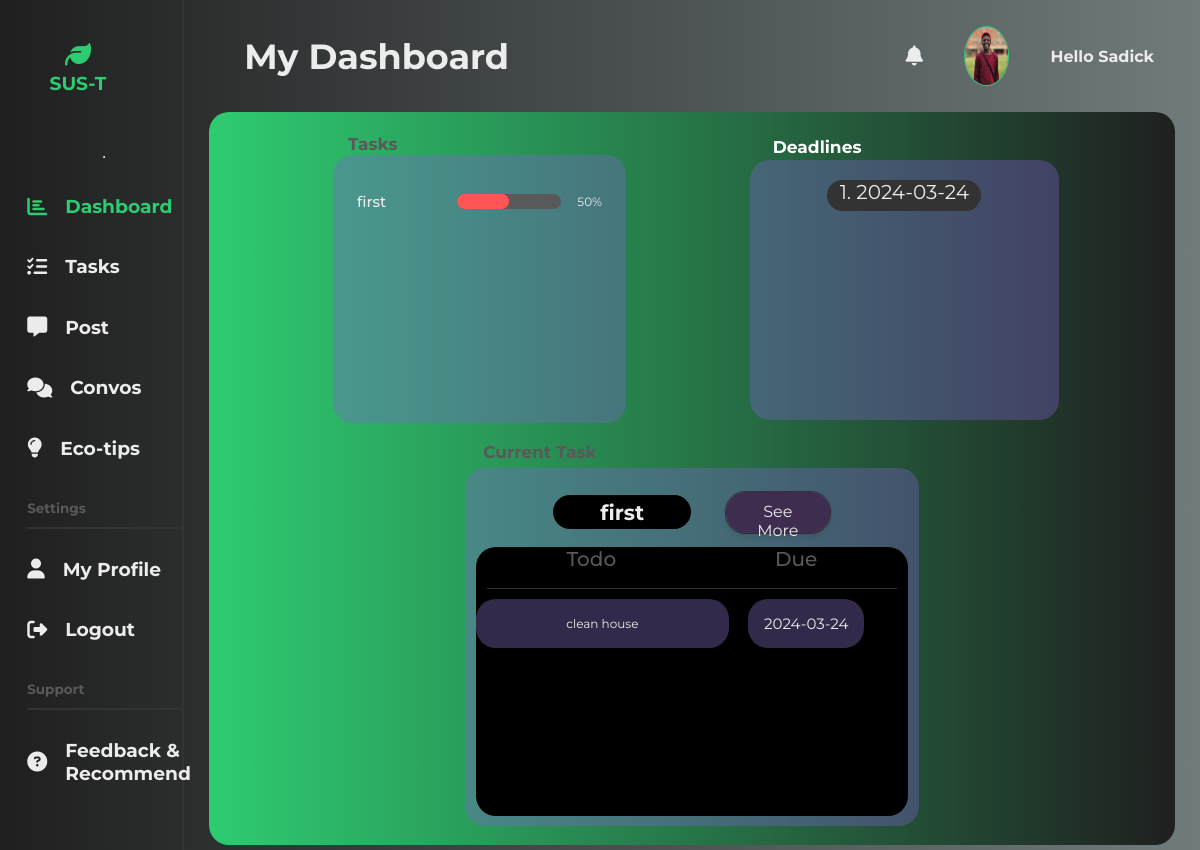
The page /dashboard (signed in) on the database as committed earlier.
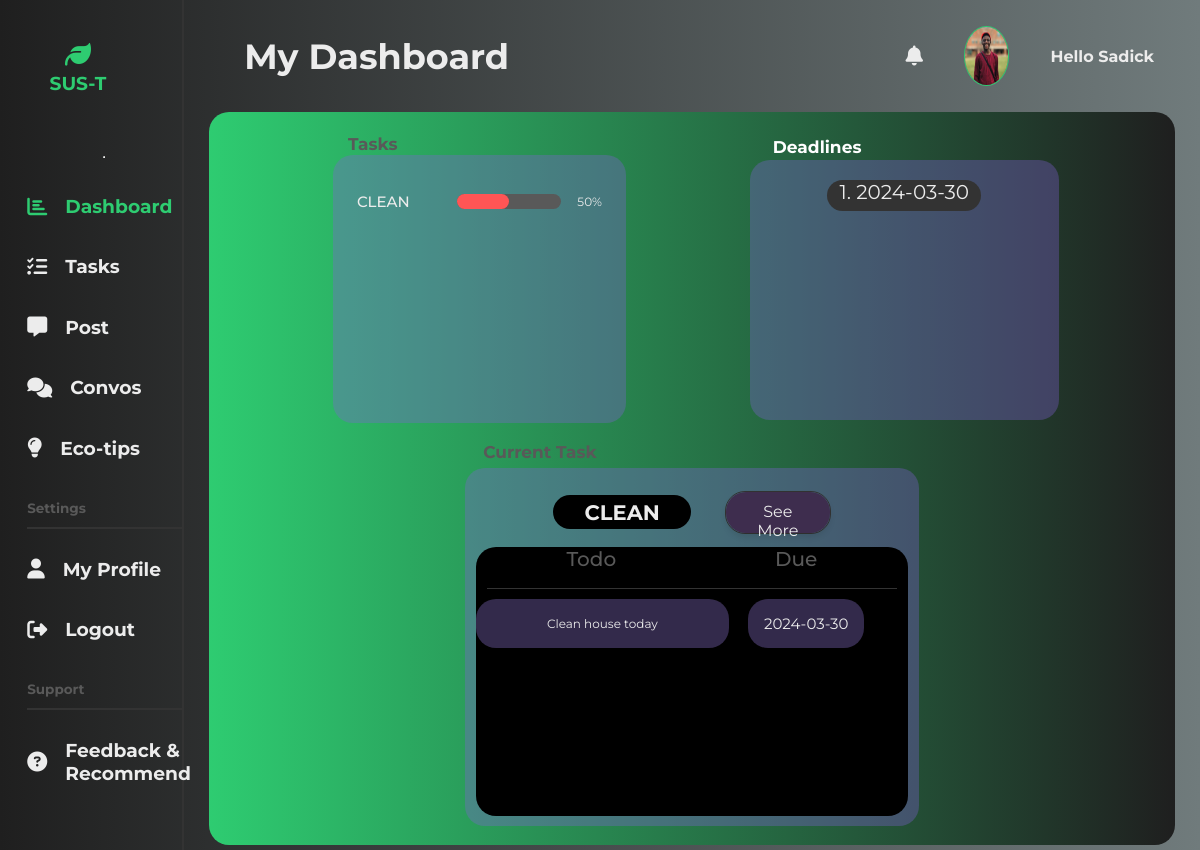
The same page on the database as committed later.
### flaskapp/models.py (models this page shows, shortened)
class User(db.Model, UserMixin):
    id = db.Column(db.Integer, primary_key=True)
    username = db.Column(db.String(20), unique=True, nullable=False)
    email = db.Column(db.String(120), unique=True, nullable=False)
    image_file = db.Column(db.String(20), nullable=False,
                           default='default.jpg')
    password = db.Column(db.String(60), nullable=False)
    tasks = db.relationship('Task', backref='creator', lazy=True)
    posts = db.relationship('Post', backref='author', lazy=True)

class Task(db.Model):
    id = db.Column(db.Integer, primary_key=True)
    title = db.Column(db.String(30), nullable=False, default='Task')
    date_created = db.Column(
        db.DateTime, nullable=False, default=datetime.utcnow)
    priority = db.Column(db.String(30), nullable=False, default='Mid')
    todo = db.Column(db.Text, nullable=False)
    date_due = db.Column(db.String(20), nullable=False, default='No due date')
    user_id = db.Column(db.Integer, db.ForeignKey('user.id'), nullable=False)

### flaskapp/routes.py (the view)
@app.route("/")
@app.route("/dashboard")
@login_required
def dashboard():
    my_tasks = Task.query.filter_by(user_id=current_user.id).all()
    image_file = url_for('static', filename='images/' +
                         current_user.image_file)
    return render_template('dashboard.html', image_file=image_file, my_tasks=my_tasks, active_page='dashboard')

### flaskapp/models.py (called while the page is built)
@login_manager.user_loader
def load_user(user_id):
    return User.query.get(int(user_id))

### flaskapp/Templates/dashboard.html (shortened to what this page needs)
{% extends "layout.html" %}
{% block mainheader %}
<section class="dashboard">
  <div class="dash-header">
    <div class="title-search">
      <div class="dash-title">
        <h2>My Dashboard</h2>
      </div>
    </div>
    <div class="profile-pic">
      <i class="fa-solid fa-bell"></i>
      <img src="{{ image_file }}" alt="profile picture" />
      <h4>Hello {{ current_user.username }}</h4>
    </div>
  </div>
  <div class="dash-body">
    <div class="dash-top">
      <div class="dash-tasks">
        <h2>Tasks</h2>
        <div class="progress">
          {% if my_tasks %}
          {% for task in my_tasks %}
          <div class="further-progress">
            <h3>{{ task.title }}</h3>
            <div class="shell">
              <div class="task-{{ task.priority }}"></div>
            </div>
            <p>50%</p>
          </div>
          {% endfor %}
          {% else %}
          <h4 class="no">No tasks created</h4>
          {% endif %}
        </div>
      </div>
      <div class="dash-deadlines">
        <h2><span style="color: white;">Deadlines</span></h2>
        <div class="progress-2">
          {% for task in my_tasks %}
          <h3>{{ task.id }}. {{ task.date_due }}</h3>
          {% endfor %}
        </div>
      </div>
    </div>
    <div class="dash-bottom">
      <div class="current-task">
        <h2>Current Task</h2>
        <div class="current-progress">
          {% if my_tasks %}
        <div class="each-task">
          <div class="title-update-2">
            <div class="task-2-{{ my_tasks[-1].priority }}">
              <h3>{{ my_tasks[-1].title }}</h3>
            </div>
            <a href="{{ url_for('tasks') }}" class="updateBtn">
              <button onclick="updateForm()">See More</button>
            </a>
          </div>
          <div class="desc-due-comp">
            <div class="table-head">
              <h2>Todo</h2>
              <h2>Due</h2>
            </div>
            <div class="smallest-1">
              <p class="todd">{{ my_tasks[-1].todo }}</p>
              <h4 class="dodd">{{ my_tasks[-1].date_due }}</h4>
            </div>
          </div>
        </div>
        {% else %}
        <h4 class="no">No Current task</h4>
        {% endif %}
        </div>
      </div>
    </div>
  </div>
</section>
{% endblock mainheader %}

### flaskapp/Templates/layout.html (shortened to what this page needs)
<!DOCTYPE html>
<html lang="en">
  <head>
    <link rel="stylesheet" href="{{ url_for('static', filename='styles/calendar.css') }}">
    <link
      rel="stylesheet"
      href="{{ url_for('static', filename='styles/profile.css') }}"
    />
    <link
      rel="stylesheet"
      href="{{ url_for('static', filename='styles/dashboard.css') }}"
    />
    <link
      rel="stylesheet"
      href="{{ url_for('static', filename='styles/convo.css') }}"
    />
    <link
      rel="stylesheet"
      href="{{ url_for('static', filename='styles/tasks.css') }}"
    />
    <link
      rel="stylesheet"
      href="{{ url_for('static', filename='styles/create_post.css') }}"
    />
    <link
      rel="stylesheet"
      href="{{ url_for('static', filename='styles/update.css') }}"
    />
    <link
      rel="stylesheet"
      href="{{ url_for('static', filename='styles/support.css') }}"
    />
    <link
      rel="stylesheet"
      href="https://cdnjs.cloudflare.com/ajax/libs/font-awesome/6.4.2/css/all.min.css"
    />
  </head>
  <body>
    <main>
      <section class="navbar">
        <div class="logo">
          <a class="{% if active_page == 'dashboard' %}active{% endif %}" href="{{ url_for('dashboard') }}">
            <i class="fa-solid fa-leaf"></i>
            <h3>SUS-T</h3>
          </a>
        </div>
        <div class="nav-content">
          <div class="nav-sect">
          <hr>
            <div class="nav-select">
              <div class="select">
                <a class="{% if active_page == 'dashboard' %}active{% endif %}" href="{{ url_for('dashboard') }}">
                  <i class="fa-solid fa-chart-bar"></i>
                  <h3>Dashboard</h3>
                </a>
              </div>
              <div class="select">
                <a class="{% if active_page == 'tasks' %}active{% endif %}" href="{{ url_for('tasks') }}">
                  <i class="fa-solid fa-list-check"></i>
                  <h3>Tasks</h3>
                </a>
              </div>
              <div class="select">
                <a class="{% if active_page == 'create_post' %}active{% endif %}" href="{{ url_for('new_post') }}">
                  <i class="fa-solid fa-comment-alt"></i>
                  <h3>Post</h3>
                </a>
                <div class="select">
                  <a class="{% if active_page == 'convo' %}active{% endif %}" href="{{ url_for('convo') }}">
                    <i class="fa-solid fa-comments"></i>
                    <h3>Convos</h3>
                  </a>
              </div>
              <div class="select">
                <a class="{% if active_page == 'ecotips' %}active{% endif %}" href="{{ url_for('eco_tips') }}">
                  <i class="fa-solid fa-lightbulb"></i>
                  <h3>Eco-tips</h3>
                </a>
              </div>
            </div>
          </div>
          <div class="nav-sect">
            <div class="title">
              <h2>Settings</h2>
            </div>
            <div class="nav-select">
              <div class="select">
                <a class="{% if active_page == 'profile' %}active{% endif %}" href="{{ url_for('profile') }}">
                  <i class="fa-solid fa-user"></i>
                  <h3>My Profile</h3>
                </a>
              </div>
              <div class="select">
                <a href="{{ url_for('logout') }}">
                  <i class="fa-solid fa-right-from-bracket"></i>
                  <h3>Logout</h3>
                </a>
              </div>
            </div>
          </div>
          <div class="nav-sect">
            <div class="title">
              <h2>Support</h2>
            </div>
            <div class="nav-select">
              <div class="select">
                <a
               class="{% if active_page == 'support' %}active{% endif %}" href="{{ url_for('support') }}">
                  <i class="fa-solid fa-circle-question"></i>
                  <h3>Feedback & Recommend</h3>
                </a>
              </div>
            </div>
          </div>
        </div>
      </section>
      {% block mainheader %} {% endblock mainheader %}
    </main>
  </body>
</html>

### flaskapp/static/styles/profile.css (style rules this page uses)
* { font-family: "Montserrat", sans-serif; }
body { margin: 0; padding: 0; color: #ececec; background: #1f1f1f; }
main { display: flex; width: 100%; height: 100%; padding: 0; }
main a { text-decoration: none; width: 70%; margin: 0; padding: 0; color: #333; }
.navbar { display: flex; flex-direction: column; width: 16%; padding: 40px; padding-top: 10px; padding-left: 1.6%; border-right: 2px solid #333; height: 100vh; padding-right: 0; }
.navbar a { display: flex; flex-direction: row; align-items: center; color: #ececec; }
.logo { width: 60%; height: 15%; display: flex; justify-content: center; align-items: center; justify-self: center; margin-left: 10px; border-radius: 20px; margin-bottom: 5px; }
.logo a { display: flex; flex-direction: column; justify-content: center; align-items: center; color: #2ECC71; }
.logo i { font-size: 26px; margin: 2px; color: #2ECC71; }
.logo h3 { margin: 2px; }
.nav-content { height: 87%; display: flex; flex-direction: column; justify-content: space-around; border-radius: 20px; padding-left: 8px; margin-top: 0; }
.nav-sect { margin-top: 10px; display: flex; flex-direction: column; justify-content: space-between; }
.title { border-bottom: 2px solid #333; font-size: 9px; color: #595959; }
.nav-select { margin-top: 10px; }
.select a { display: flex; align-items: center; padding: 0; margin: 0; width: 100%; }
.select i { margin-right: 8px; font-size: 20px; }
.select h3 { position: relative; left: 10px; }
.profile-pic { margin: 0; width: 30%; display: flex; align-items: center; justify-content: space-around; }
.profile-pic img { width: 15%; height: 57%; border-radius: 50%; border: 1px solid #2ECC71; }
.profile-pic i { font-size: 20px; }
.navbar .active { color: #2ECC71; }

### flaskapp/static/styles/convo.css (style rules this page uses)
body { background: #2ECC71; color: black; margin-top: 5rem; }

### flaskapp/static/styles/tasks.css (style rules this page uses)
* { font-family: "Montserrat", sans-serif; }
body { margin: 0; padding: 0; color: #ececec; background: linear-gradient(to left, #707B7C , #1f1f1f ); }
main { display: flex; width: 100%; height: 100%; padding: 0; }
.title-search { display: flex; flex-direction: row; justify-content: space-between; align-items: center; width: 55%; margin: 0; padding-left: 35px; }
.desc-due-comp { width: 100%; height: 79%; background: black; border-radius: 20px; display: flex; flex-direction: column; }
.table-head { display: flex; flex-direction: row; align-items: center; justify-content: space-around; width: 95%; height: 15%; border-bottom: 1px solid #333; align-self: center; justify-self: center; }
.table-head h2 { margin: 0; padding: 0; font-size: 20px; font-weight: 500; }
.todd { margin: 0; font-size: 12px; font-weight: 400; width: 65%; height: 90%; border-radius: 20px; background: #332a4b; display: flex; align-items: center; justify-content: center; }
.dodd { margin: 0; padding: 0; font-size: 15px; font-weight: 400; text-align: center; width: 30%; height: 90%; border-radius: 20px; background: #332a4b; display: flex; align-items: center; justify-content: center; }

### flaskapp/static/styles/create_post.css (style rules this page uses)
.dashboard { width: 100%; margin: 0; padding: 0; display: flex; flex-direction: column; }
.dash-header { width: 95%; height: 12%; padding: 5px; display: flex; flex-direction: row; justify-content: space-between; align-self: center; }
.title-search { display: flex; flex-direction: row; justify-content: space-between; align-items: center; width: 55%; margin: 0; padding-left: 35px; }
.dash-title { display: flex; flex-direction: column; justify-content: center; width: 50%; padding-left: 0; }
.dash-title h2 { font-size: 35px; margin: 0; }

### flaskapp/static/styles/support.css (style rules this page uses)
button { padding: 10px 20px; font-size: 16px; background: #2ECC71; color: #fff; border: none; cursor: pointer; transition: all 0.3s ease-in-out; box-shadow: 0 4px 6px rgba(0, 0, 0, 0.1); border-radius: 5px; }

Rows that differ between the two databases and show on the page:
changed Task id 1: title "first" → "CLEAN"; date_due "2024-03-24" → "2024-03-30"; todo "clean house" → "Clean house today"
